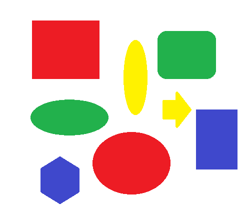
%> input picture k-means/Objects.bmp, 244 x 215 px
$ octave kmeans_img_seg.m   (GNU Octave 9; MATLAB toolbox functions it lacks are replaced by stand-ins)
%> lines starting %> are read from the running program, lines starting %| are printed output that depends on the picture; in (x1, y1, x2, y2) boxes, pixels count from 0 and x2, y2 are one past the last pixel; in counts of white or black regions, pixels touching at a corner belong together; the program's own positions count from 1
%% Part I

clear;
X=[1 1;1 2;2 1;10 10;10 11;11 10];
[idx, centroids] = kmeans(X, 2)
[idx, centroids] = kmeans(X, 3)
%% Part II
%%
clear;
img = double(imread('Objects.bmp'));
segment(img, 2, 'grayscale')
segment(img, 3, 'grayscale')
segment(img, 4, 'grayscale')
segment(img, 5, 'grayscale')
% [4 lines of commented-out code are left out]
%% Part III
%%
clear;
img = double(imread('Objects.bmp'));
K = compute_best_k(img, [2:10]);
segment(img, K, 'grayscale')
%% External Functions
%%
function segment(img, K, color)
%> called with K = 2, color = 'grayscale'
% Segmnent an image into K cluster of pixel values and display
% its compressed colored/grayscale output. img must be an rgb image,
% K must be an integer, and color is either "colored" or "grayscale".

% Divide by 255 so that all values are in the range 0:1
img = img / 255;
img_size = size(img);
%> img_size = [215 244 3]

% Reshape the image into an Nx3 matrix where N = number of pixels
% Each row will contain the Red, Green and Blue pixel values
% This gives us our dataset matrix X that we will use K-Means on
X = reshape(img, img_size(1) * img_size(2), 3);

[idx, centroids, dist] = kmeans(X, K, 'EmptyAction', 'singleton');
%> centroids = [0.997 0.997 0.996; 0.588 0.395 0.311]; dist = [113.7; 5766]

% now that we have represented the image X in terms of the values in idx,
% we can now recover the image from the indices (idx) by mapping each pixel
% (specified by its index in idx) to the centroid value
X_recovered = centroids(idx,:);

% Reshape the recovered image into proper dimensions (r,g,b)
X_recovered = reshape(X_recovered, img_size(1), img_size(2), 3);
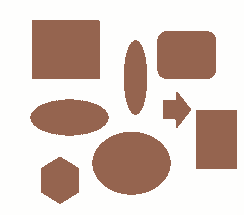
%> X_recovered: size 215x244x3 double; mean R, G, B 0.852, 0.784, 0.753; mean of the top-left, top-right, bottom-left and bottom-right quarters 0.808, 0.812, 0.799, 0.766

% Display the original & compressed images side-by-side
switch color

    case 'colored'
        figure();
        subplot(1, 2, 1);
        imshow(img);
        title('Original');
        subplot(1, 2, 2);
        imshow(X_recovered);
        title(sprintf('Compressed with %d colors', K));

    case 'grayscale'
        figure();
        subplot(1, 2, 1);
        imshow(rgb2gray(img));
        title('Original');
        subplot(1, 2, 2);
        imshow(rgb2gray(X_recovered));
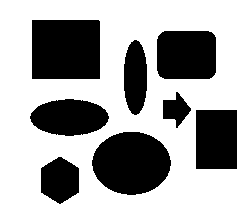
%> displayed picture: size 215x244, on the screen's scale of 0 to 255; values 113 (black) and 254 (white), 64.6% white; 8 black regions, largest, box (x1, y1, x2, y2) and area: (32, 20, 100, 79) 4011, (92, 132, 171, 195) 3861, (157, 31, 216, 79) 2751
        title(sprintf('Compressed with %d colors', K));

end

% Compute Q:
Q = compute_Q(centroids, dist, K)

end

function Q = compute_Q(centroids, dist, K)
%> called with centroids = [0.997 0.997 0.996; 0.588 0.395 0.311], dist = [113.7; 5766], K = 2
% Quantify the quality of clustering by measuring the ratio between the inter-cluster
% distances and the intra-cluster distances. The best segmentation output is the one
% that gives the minimum Q. This is because a good clustering output should satisfy
% two conditions:
% 1. Small difference between points in the same cluster (compact clusters)
% 2. Large difference between points across different clusters (distant clusters)
% Thus we aim to minimize the numerator and maximize the denominator.

% inter-cluster mean square distances
inter_dists = sum(dist)/K;
%> inter_dists = 2939.9

% intra-cluster mean square distances
intra_dists = 0;
for i=1:K-1
    for j=i+1:K
        intra_dists = intra_dists + pdist2(centroids(i,:), centroids(j,:));
    end
end
%> after the loop, intra_dists = 0.999

Q = inter_dists/intra_dists;
%> Q = 2943
%> call 2 of segment, with K = 3, color = 'grayscale'
%> in segment (call 2), `[idx, centroids, dist] = kmeans(X, K, 'EmptyAction', 'singleton');`: centroids = [0.189 0.518 0.52; 0.997 0.996 0.996; 0.944 0.285 0.124]; dist = [958; 113.4; 1186.8]
%> in segment (call 2), `X_recovered = reshape(X_recovered, img_size(1), img_size(2), 3);`:
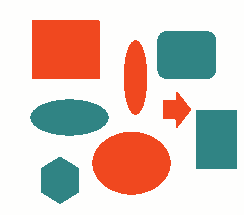
%> X_recovered: size 215x244x3 double; mean R, G, B 0.852, 0.784, 0.753; mean of the top-left, top-right, bottom-left and bottom-right quarters 0.813, 0.809, 0.796, 0.766
%> in segment (call 2), `imshow(rgb2gray(X_recovered));`:
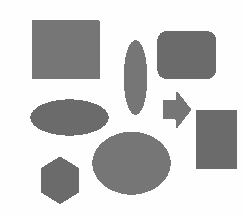
%> displayed picture: size 215x244, on the screen's scale of 0 to 255; min 107, max 254, mean 204
%> in segment (call 2), `Q = compute_Q(centroids, dist, K)`: Q = 245.7
%> call 3 of segment, with K = 4, color = 'grayscale'
%> in segment (call 3), `[idx, centroids, dist] = kmeans(X, K, 'EmptyAction', 'singleton');`: centroids = [0.944 0.285 0.124; 0.996 0.996 0.995; 0.248 0.283 0.8; 0.138 0.696 0.302]; dist = [1186.8; 134; 5.71; 13.18]
%> in segment (call 3), `X_recovered = reshape(X_recovered, img_size(1), img_size(2), 3);`:
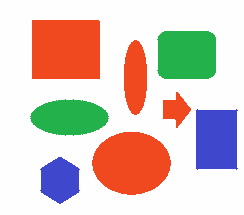
%> X_recovered: size 215x244x3 double; mean R, G, B 0.852, 0.784, 0.753; mean of the top-left, top-right, bottom-left and bottom-right quarters 0.813, 0.804, 0.795, 0.772
%> in segment (call 3), `imshow(rgb2gray(X_recovered));`:
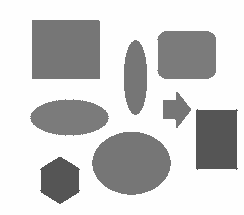
%> displayed picture: size 215x244, on the screen's scale of 0 to 255; min 85, max 254, mean 204.1
%> in segment (call 3), `Q = compute_Q(centroids, dist, K)`: Q = 57.07
%> call 4 of segment, with K = 5, color = 'grayscale'
%> in segment (call 4), `[idx, centroids, dist] = kmeans(X, K, 'EmptyAction', 'singleton');`: centroids = [0.996 0.994 0.995; 0.138 0.696 0.302; 1 0.951 0.0328; 0.93 0.112 0.144; 0.248 0.283 0.8]; dist = [160.9; 13.18; 26.99; 16.66; 5.71]
%> in segment (call 4), `imshow(rgb2gray(X_recovered));`:
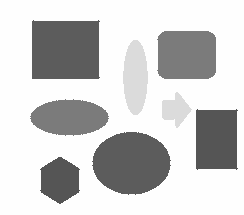
%> displayed picture: size 215x244, on the screen's scale of 0 to 255; min 85, max 254, mean 204.3
%> in segment (call 4), `Q = compute_Q(centroids, dist, K)`: Q = 4.45

end

function K = compute_best_k(img, K_arr)
%> called with K_arr = [2 3 4 5 6 7 8 9 10]
% Compute the best value for K to for img segmentation given an array of different
% possible K values. K_arr must be a uniformally stepped array of integers with step=1.

% Preprocessing
img = img / 255;
img_size = size(img);
X = reshape(img, img_size(1) * img_size(2), 3);

% Get K value that corresponds to lowest Q
Q = inf; K_temp=0;
for k=K_arr(1):1:K_arr(end)
    [~, centroids, dist] = kmeans(X, k, 'EmptyAction', 'singleton');
    Q_temp = compute_Q(centroids,dist,k);
    if Q_temp < Q
        Q = Q_temp
        K_temp = k;
    end
end
%> this loop made 9 passes
%> (centroids, dist, inter_dists in compute_Q, Q_temp) on passes 1 to 2: ([0.997 0.997 0.996; 0.588 0.395 0.311], [113.7; 5766], 2939.9, 2943), ([0.189 0.518 0.52; 0.997 0.996 0.996; 0.944 0.285 0.124], [958; 113.4; 1186.8], 752.7, 245.7)
%> (dist, inter_dists in compute_Q, Q_temp) on passes 3 to 8: ([13.18; 1186.8; 134; 5.71], 334.9, 57.07), ([16.66; 160.9; 13.18; 26.99; 5.71], 44.69, 4.45), ([4.76; 3.07; 6.83; 3.26; 6.38; 58.55], 13.81, 1.01), ([6.76; 4.22; 4.76; 3.26; 1.73; 16.47; 11.91], 7.02, 0.392), ([3.7; 4.76; 2.19; 0.966; 3.26; 2.35; 19.28; 2.06], 4.82, 0.214), ([0.0714; 2.19; 4.76; 1.73; 0.47; 10.81; 3.06; 4.37; 2.54], 3.33, 0.117)
%> after the loop, K_temp = 10

disp("Best K:")
K = K_temp
%> K = 10

end
